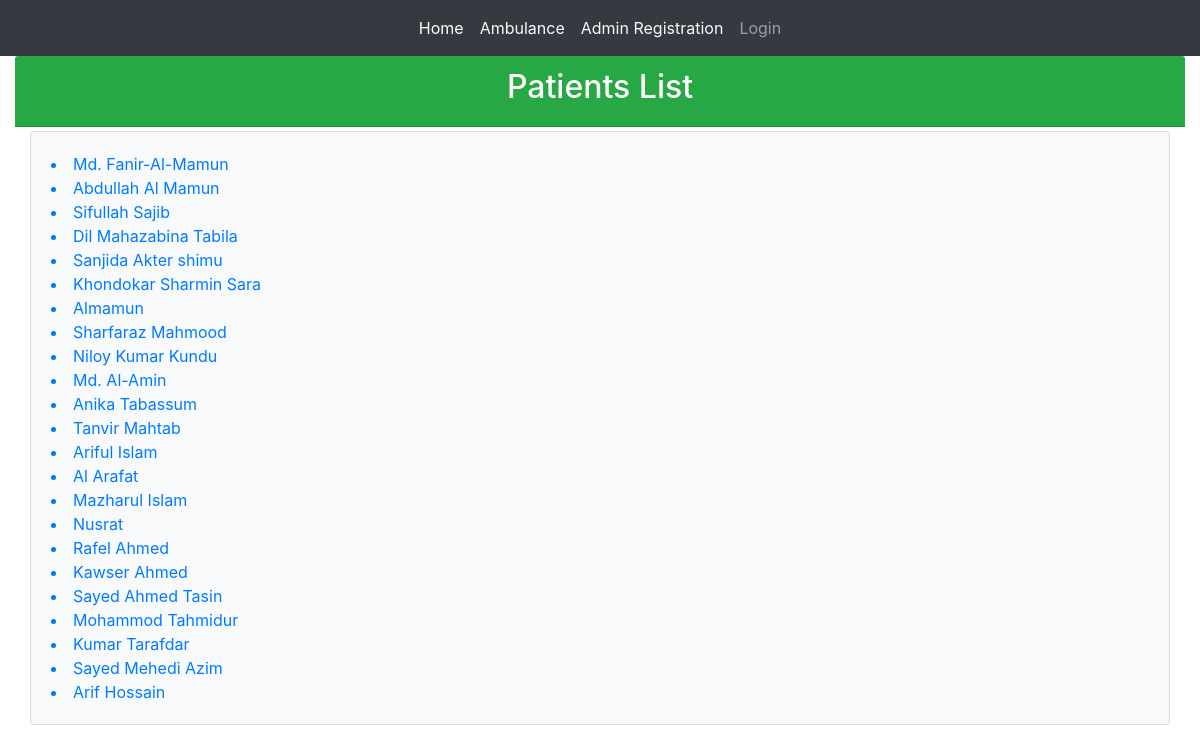
Page /patient_information/ on the committed database.
### patientMonitor/models.py (models this page shows, shortened)
class patient_registration(models.Model):
    Patient_Name = models.CharField(max_length=100,blank=True)
    Age = models.IntegerField(blank=True)
    svalue=(
        ("Male","Male"),
        ("Female","Female"),
        ("Other","Other")
    )
    sex = models.CharField(max_length=10,choices=svalue)
    bvalue=(
        ("O-","O-"),
        ("O+","O+"),
        ("A-","A-"),
        ("A+","A+"),
        ("B-","B-"),
        ("B+","B+"),
        ("AB-","AB-"),
        ("AB+","AB+")
    )
    Blood_Group = models.CharField(max_length=5,choices=bvalue)
    Weight = models.FloatField(blank=True)
    Height = models.IntegerField(blank=True)
    Ward_No = models.IntegerField(blank=True,null=True)
    Room_No = models.IntegerField(blank=True,null=True)
    Bed_No = models.IntegerField(blank=True,null=True)
    Phone_No = models.CharField(max_length=14,blank=True)
    slug = models.SlugField(max_length=1264,unique=True)
    stvalue = (
        ("Cardiology","Cardiology"),
        ("Neurology","Neurology"),
        ("Orthopaedics","Orthopaedics"),
        ("Gynecology","Gynecology")
    )
    Department = models.CharField(max_length=50,choices=stvalue,blank=True,null=True)
    mvalue = (
        ("Hospital","Hospital"),
        ("Home","Home")
    )
    Monitoring = models.CharField(max_length=50,choices=mvalue,blank=True,null=True)
    doctor = models.ForeignKey(doctor_registration,on_delete=models.CASCADE, null=True, related_name='patient_list')

### patientMonitor/views.py (the view)
# urls.py: path('patient_information/',views.patient_information.as_view(),name='patient_information'),
class patient_information(ListView):
    context_object_name = 'patient_list'
    model = models.patient_registration
    template_name = 'patientMonitor/patient_information.html'

### templates/patientMonitor/patient_information.html
<!DOCTYPE html>
{% extends 'patientMonitor/base.html' %}
{% block body_block %}
<div class="card-header text-center bg-success text-white"><h2>Patients List</h2></div>
<div class="container-fluid mt-1">
  <div class="card bg-light mb-3">
    <div class="card-body">
        {% for patient_registration in patient_list %}
          <a href="{% url 'patientMonitor:patient_details' pk=patient_registration.pk %}"><li>{{patient_registration.Patient_Name}}</li></a>
        {% endfor %}
    </div>
  </div>
</div>
{% endblock %}

### rows in the picture
patient_registration: Patient_Name "Md. Fanir-Al-Mamun"
patient_registration: Patient_Name "Abdullah Al Mamun"
patient_registration: Patient_Name "Sifullah Sajib"
patient_registration: Patient_Name "Dil Mahazabina Tabila"
patient_registration: Patient_Name "Sanjida Akter shimu"
patient_registration: Patient_Name "Khondokar Sharmin Sara"
patient_registration: Patient_Name "Almamun"
patient_registration: Patient_Name "Sharfaraz Mahmood"
patient_registration: Patient_Name "Niloy Kumar Kundu"
patient_registration: Patient_Name "Md. Al-Amin"
patient_registration: Patient_Name "Anika Tabassum"
patient_registration: Patient_Name "Tanvir Mahtab"
patient_registration: Patient_Name "Ariful Islam"
patient_registration: Patient_Name "Al Arafat"
patient_registration: Patient_Name "Mazharul Islam"
patient_registration: Patient_Name "Nusrat"
patient_registration: Patient_Name "Rafel Ahmed"
patient_registration: Patient_Name "Kawser Ahmed"
patient_registration: Patient_Name "Sayed Ahmed Tasin"
patient_registration: Patient_Name "Mohammod Tahmidur"
patient_registration: Patient_Name "Kumar Tarafdar"
patient_registration: Patient_Name "Sayed Mehedi Azim"
patient_registration: Patient_Name "Arif Hossain"
